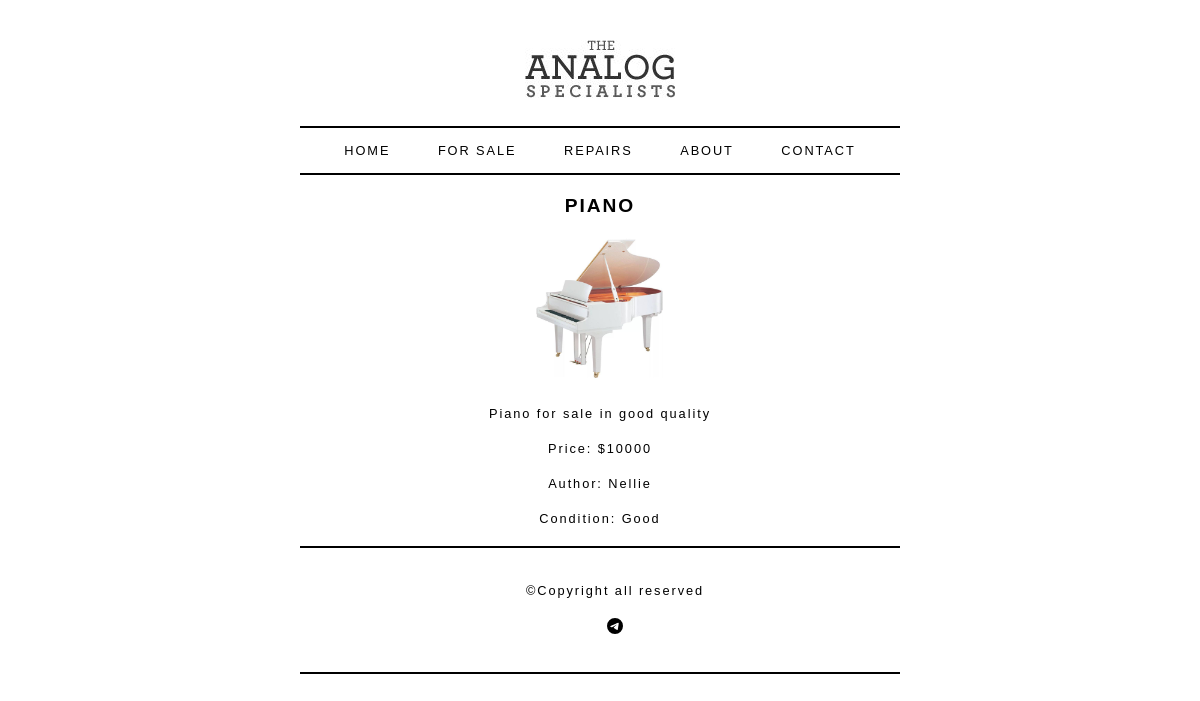
Screenshot of /sale/1/ with the database file from the repository.
### main/models.py (models this page shows, shortened)
class Product(models.Model):
    class Status(models.TextChoices):
        GOOD = 'Good'
        BAD = 'Bad'
    title = models.CharField(max_length=50)
    image = models.ImageField(upload_to='products/%Y/%m/%d')
    description = models.TextField()
    price = models.PositiveIntegerField()
    author = models.CharField(max_length=20, blank=True, null=True)
    condition = models.CharField(max_length=4, choices=Status.choices, blank=True, null=True)
    class Meta:
        ordering = ['-id']

### main/views.py (the view)
# urls.py: path('sale/<pk>/', sale_detail, name='sale_detail'),
def sale_detail(request, pk):
    try:
        product = Product.objects.get(id=pk)
    except Product.DoesNotExist:
        return render(request, 'error/404.html')
    context = {
        'product':  product
    }
    return render(request, 'main/sale_detail.html', context)

### main/templates/main/sale_detail.html (shortened to what this page needs)
{% extends 'base.html' %}
{% load static %}
{% block content %}
    <div class="product">
        <h2>{{ product.title }}</h2>
        <img src="{{ product.image.url }}" alt="piano">
        <p>{{ product.description }}</p>
        <p>Price: ${{ product.price }}</p>
        <p>Author: {{ product.author }}</p>
        <p>Condition: {{ product.condition }}</p>
    </div>
{% endblock %}

### main/static/css/base.css (style rules this page uses)
body { font-size: 80%; font-family: 'Gill Sans', 'Gill Sans MT', Calibri, 'Trebuchet MS', sans-serif; letter-spacing: 0.15em; }
p { color: #000; width: 600px; margin: 20px auto 20px auto; font-weight: normal; }
.product { margin: 20px; text-align: center; }
.product img { width: 200; height: 150px; }
.product h2 { font-family: 'Gill Sans', 'Gill Sans MT', Calibri, 'Trebuchet MS', sans-serif; text-transform: uppercase; }

### rows the page displays
Product: title "PIANO", image (picture), description "Piano for sale in good quality", price "10000", author "Nellie", condition "Good"
